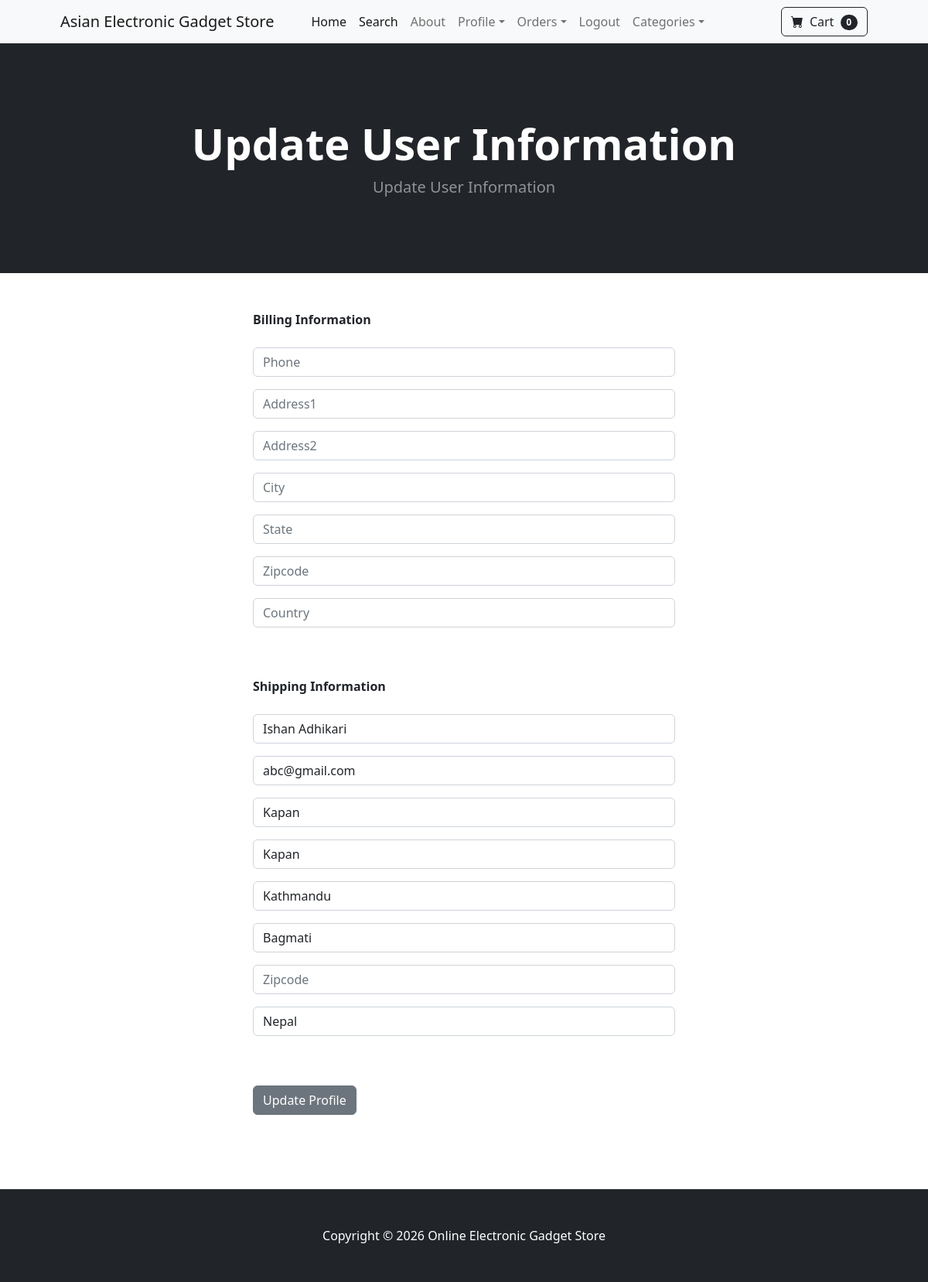
The page /update_info/ (signed in) on the database its author committed.
### store/models.py (models this page shows, shortened)
class Profile(models.Model):
    user = models.OneToOneField(User, on_delete=models.CASCADE) #delete profile and stuff
    date_modified = models.DateTimeField(User,auto_now=True)
    phone = models.CharField(blank=True)
    address1 = models.CharField(blank=True,max_length=200)
    address2 = models.CharField(blank=True,max_length=200)
    state = models.CharField(blank=True,max_length=200)
    city = models.CharField(max_length=100,blank=True)
    zipcode = models.CharField(blank=True,max_length=200)
    country = models.CharField(blank=True,max_length=200)
    old_cart = models.CharField(blank=True,max_length=200,null=True)

### payment/models.py (models this page shows, shortened)
class ShippingAddress(models.Model):
    user = models.ForeignKey(User, on_delete=models.CASCADE, null=True, blank=True)
    shipping_full_name = models.CharField(max_length=100)
    shipping_email = models.CharField(max_length=100)
    shipping_address1 = models.CharField(max_length=100)
    shipping_address2 = models.CharField(max_length=100)
    shipping_city = models.CharField(max_length=100)
    shipping_state = models.CharField(max_length=100, null=True, blank=True)
    shipping_zipcode = models.CharField(max_length=100, null=True, blank=True)
    shipping_country = models.CharField(max_length=100)
    class Meta:
        verbose_name_plural = "Shipping Address"

### store/views.py (the view)
# urls.py: path('update_info/',views.update_info, name="update_info"),
def update_info(request):
    if request.user.is_authenticated:
        current_user = Profile.objects.get(user__id=request.user.id)
        shipping_user = ShippingAddress.objects.get(user__id=request.user.id)
        form = UserInfoForm(request.POST or None, instance=current_user)
        shipping_form = ShippingForm(request.POST or None,instance=shipping_user)
        if form.is_valid() or shipping_form.is_valid():
            form.save()
            shipping_form.save()
            messages.success(request,"your info has been updated!!!")
            return redirect('home')
        return render(request,"update_info.html", { 'form':form, 'shipping_form':shipping_form })
    else:
        messages.success(request,"Log in to access the page!!")
        return redirect('home')

### store/forms.py
class UserInfoForm(forms.ModelForm):
	phone = forms.CharField(label="",widget=forms.TextInput(attrs={'class':'form-control','placeholder':'Phone'}),required=False)
	address1 = forms.CharField(label="",widget=forms.TextInput(attrs={'class':'form-control','placeholder':'Address1'}),required=False)
	address2 = forms.CharField(label="",widget=forms.TextInput(attrs={'class':'form-control','placeholder':'Address2'}),required=False)
	state = forms.CharField(label="",widget=forms.TextInput(attrs={'class':'form-control','placeholder':'State'}),required=False)
	zipcode = forms.CharField(label="",widget=forms.TextInput(attrs={'class':'form-control','placeholder':'Zipcode'}),required=False)
	country = forms.CharField(label="",widget=forms.TextInput(attrs={'class':'form-control','placeholder':'Country'}),required=False)
	city = forms.CharField(label="",widget=forms.TextInput(attrs={'class':'form-control','placeholder':'City'}),required=False)
	class Meta:
		model = Profile
		fields = ('phone', 'address1', 'address2', 'city', 'state', 'zipcode', 'country')

### cart/cart.py (called while the page is built)
    def __len__(self):
        return len(self.cart)

### cart/context_processors.py (called while the page is built)
def cart(request):
    return {'cart' : Cart(request)}

### store/templates/update_info.html (shortened to what this page needs)
{% extends "base.html" %}
{% block content %}
<header class="bg-dark py-5">
            <div class="container px-4 px-lg-5 my-5">
                <div class="text-center text-white">
                    <h1 class="display-4 fw-bolder">Update User Information</h1>
                    <p class="lead fw-normal text-white-50 mb-0">Update User Information</p>
                </div>
            </div>
        </header>
        <br><br>
        <div class="container">
            <div class="row">
                    <div class="col-md-6 offset-md-3">
<strong>Billing Information</strong> <br> <br>
 <form method="POST" action=" {% url "update_info" %} ">
    {{ form.as_p }}
<br> <br>
<strong>Shipping  Information</strong> <br> <br>
{{shipping_form.as_p}}
<br> <br>
    <button type="submit" class="btn btn-secondary"> Update Profile </button>
</form>
<br> <br>
    <br> <br>
                    </div>
            </div>
        </div>
{% endblock content %}

### rows shown on the page
ShippingAddress: shipping_full_name "Ishan Adhikari", shipping_email "abc@gmail.com", shipping_address1 "Kapan", shipping_address2 "Kapan", shipping_city "Kathmandu", shipping_state "Bagmati", shipping_country "Nepal"

### other values the page prints
{{ cart|length }} "0"
